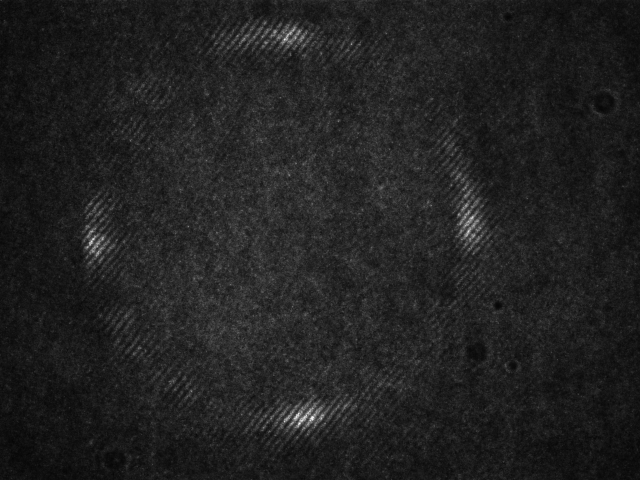
%> input picture Generalized angle-OAM Talbot effect/3-to-4/stage4.png, 1280 x 960 px (shown at 1/2 size)
$ octave field_reconstruction.m   (GNU Octave 9; MATLAB toolbox functions it lacks are replaced by stand-ins)
%> lines starting %> are read from the running program, lines starting %| are printed output that depends on the picture
### Generalized angle-OAM Talbot effect/padortrim_array.m
%% A function that adds zeros or removes elements from array
% First input is the array and the second and third inputs are the desired x and y
% dimensions


function Array = padortrim_array(Array, nx, ny)
    A_size = size(Array);
    Ax = A_size(1);
    Ay = A_size(2);

    % First x-dir
    if Ax < nx
        Array = padarray(Array,[floor((nx-Ax)/2),0], 0, 'both');
        % Extra 1 row of padding if needed
        if size(Array,1) < nx
            Array = padarray(Array,[1 0],0,'pre');
        end
    elseif Ax > nx
        DiffX = abs(Ax-nx);
        % Scale axes up to equal and resize down
        Array = padarray(Array,[0, floor(DiffX/2)], 0, 'both');
        % Extra 1 row of padding if needed
        if size(Array,2) < Ay+DiffX
            Array = padarray(Array,[0 1],0,'pre');
        end
        % resizing down
        Array = imresize(Array, [nx,Ay], 'nearest');
    end

    % Second y-dir
    if Ay < ny
        Array = padarray(Array,[0, floor((ny-Ay)/2)], 0, 'both');
        % Extra 1 row of padding if needed
        if size(Array,2) < ny
            Array = padarray(Array,[0 1],0,'pre');
        end
    elseif Ay > ny
        DiffY = abs(Ay-ny);
        % Scale axes up to equal and resize down
        Array = padarray(Array,[floor(DiffY/2), 0], 0, 'both');
        % Extra 1 row of padding if needed
        if size(Array,2) < nx+DiffY
            Array = padarray(Array,[1 0],0,'pre');
        end
        % resizing down
        Array = imresize(Array, [nx,ny], 'nearest');
    end

end

### Generalized angle-OAM Talbot effect/field_reconstruction.m
% A script to reconstruct a complex field from an intefrerogram picture
% Last updated 10.10.2024
% Matias Eriksson (matias.eriksson@tuni.fi)

%% Constants

% For finding the center of mass of filtered Fourier space and real space
find_center_of_masses_flag = 0;
center_of_mass_threshold = 0.2;

% Whether to plot the OAM spectral phase
plot_phases = 0;
filter_low_intensity_phases = 1; % Whether to not display spectral phase for low intensity modes

% Whether to rotate the real field (rotation angle defined later)
rotate_field_flag = 1;

% Whether to correct the linear phase in OAM spectrum due to rotation
correct_linear_phase = 0;

fft_plot_area = 20; % 1/2 of side length of square area of fft to plot

%% Load data & specify settings

% SETTING EXPLANATIONS FOR DATASETS:

% img: off-axis interferogram
% signal_img: signal without reference beam
% cx_fft, cy_fft: shift center of Fourier space to these coordinates
% cx_f, cy_f: shift center of real space to these coordinates
% fft_filter_radius: radius of circular aperture for Fourier filtering
% radi, rado: inner and outer radius of ring for real space filtering
%             (Better OAM spectrum reconstruction, reduce effect of stray
%             light not in ring-core
% padding_flag: Whether to pad the image with zeroes (effect: interpolation
%               in Fourier space)
% padding_factor: Factor of increasing image size with padding
% cx_fft_offset, cy_fft_offset: Offset the cx_fft,cy_fft in interpolated
%                               Fourier space
% rotation_angle: Rotation angle of the field in degrees


% UNCOMMENT THE SELECTED DATASET SETTINGS FOR EVALUATION

% Settings 1, 3-to-4
% img = double(imread('.\3-to-4\stage3.png')); % Without 2nd Talbot phase mask
img = double(imread('.\3-to-4\stage4.png')); % With 2nd Talbot phase mask
%> img: size 960x1280 double; min 4, max 255, mean 33.3; mean of the top-left, top-right, bottom-left and bottom-right quarters 34.5, 33.2, 34.1, 31.4
signal_img = double(imread('.\3-to-4\signal.png'));
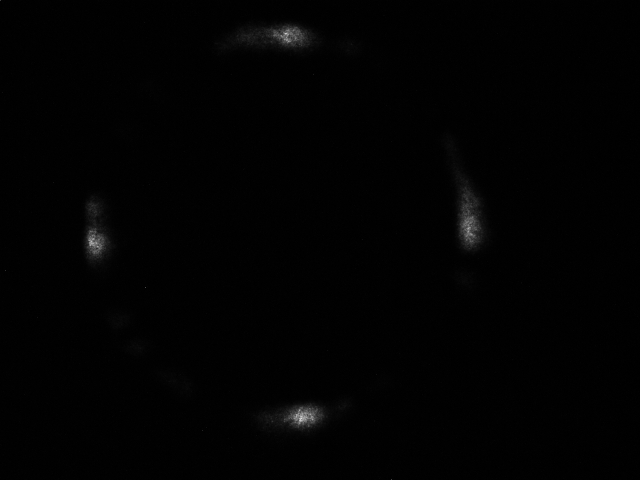
%> input picture Generalized angle-OAM Talbot effect/3-to-4/signal.png, 1280 x 960 px (shown at 1/2 size)
%> signal_img: size 960x1280 double; min 0, max 255, mean 1.8; mean of the top-left, top-right, bottom-left and bottom-right quarters 2.1, 1.7, 2.3, 1.1
cx_fft = 720;
cy_fft = 530;
cx_f = 570;
cy_f = 455;
fft_filter_radius = 0.0125;
radi = 0.25;
rado = 0.5;
padding_flag = 1;
padding_factor = 7;
cx_fft_offset = -1;
cy_fft_offset = 1;
rotation_angle = 86.6;


% [173 lines of commented-out code are left out]

%% Initialize

[ny,nx] = size(img);
%> ny = 960; nx = 1280

% Pad image with zeroes (effect: interpolate Fourier space)
if padding_flag
    % New image size
    ny = ny*padding_factor;
%> ny = 6720
    nx = nx*padding_factor;
%> nx = 8960

    % Pad image with zeroes
    img = padortrim_array(img,ny,nx);
%> in padortrim_array, `Array = padarray(Array,[floor((nx-Ax)/2),0], 0, 'both');`:
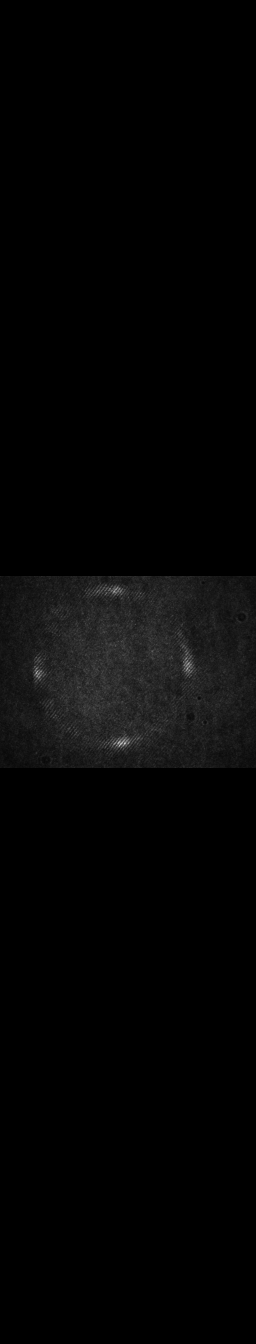
%> Array: size 6720x1280 double (shown at 1/5 size); min 0, max 255, mean 4.8

    % New coordinates to shift the Fourier space center to
    cx_fft = cx_fft*padding_factor+cx_fft_offset;
    cy_fft = cy_fft*padding_factor+cy_fft_offset;
end

% Grids
x=((-nx)/2:(nx)/2-1)/nx;
y=((-ny)/2:(ny)/2-1)/ny; % Division by nx here would be correct to ensure equal step size in x and y.
%> y = 6720 values from -0.5 to 0.5
                         % However for Fourier filtering this is better, as Fourier space coordinates have a
                         % different step size in kx and ky due to non-square image. This division is corrected later in
                         % 'Crop back to original size' section
[X,Y]=meshgrid(x,y);
%> (the run ends here)
